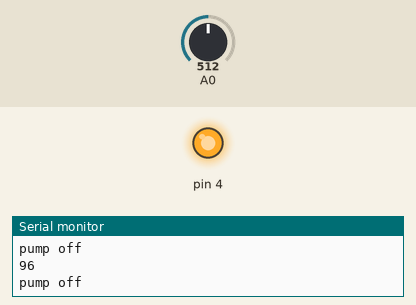
Simulated run of this sketch. Board: Arduino Uno, built with avr-gcc and run on an emulated ATmega328P. Shown: output pins drawn as LEDs (lit = HIGH), the last lines printed to the serial monitor. The inputs (shaded band) are chosen by the test bench; at power-on: A0 = 512.

Above: at 1.2 s.
1.3 s: A0 set to 962
2.8 s: A0 set to 992
At 4.0 s:
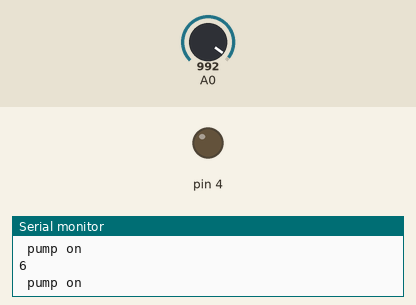
4.3 s: A0 set to 606
5.8 s: A0 set to 589
At 6.2 s:
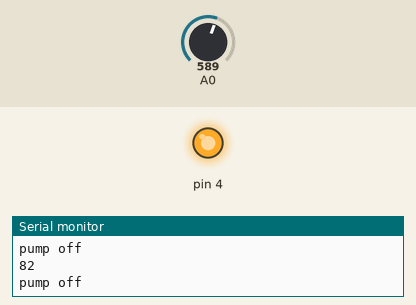
8.8 s: A0 set to 1023
At 9.7 s:
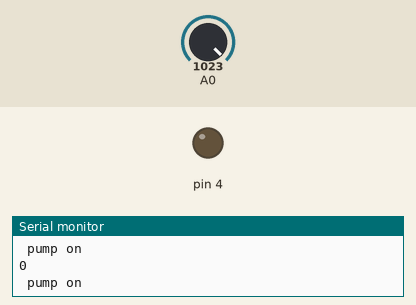
Timing chart, 0 to 11.3 s (numbered marks = the images above; inputs shaded):
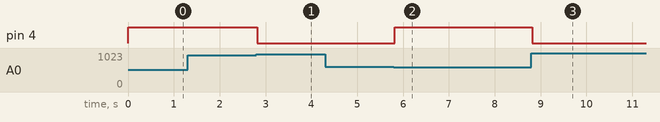

Measured:
- the behaviour switches between 975 and 976 on A0 (found by bisection; images 0 and 1)
- the behaviour switches between 597 and 596 on A0 (found by bisection; images 1 and 2)
- after the input at 2.8 s, pin 4: HIGH → LOW at once
- after the input at 5.8 s, pin 4: LOW → HIGH at once
- after the input at 8.8 s, pin 4: HIGH → LOW at once

The sketch:

isture_Content_Based_Automatic_Motor_Pumping_for_Agriculture.ino
```cpp
int soilMoistureValue = 0;

int percentage=0;

void setup() {

  pinMode(4,OUTPUT);

  Serial.begin(9600);

}

void loop() {

soilMoistureValue = analogRead(A0);

Serial.println(percentage);

percentage = map(soilMoistureValue, 490, 1023, 100, 0);

if(percentage < 10)

{

  Serial.println(" pump on");

  digitalWrite(4,LOW);

}

if(percentage >80)

{

  Serial.println("pump off");

  digitalWrite(4,HIGH);

}

}
```
